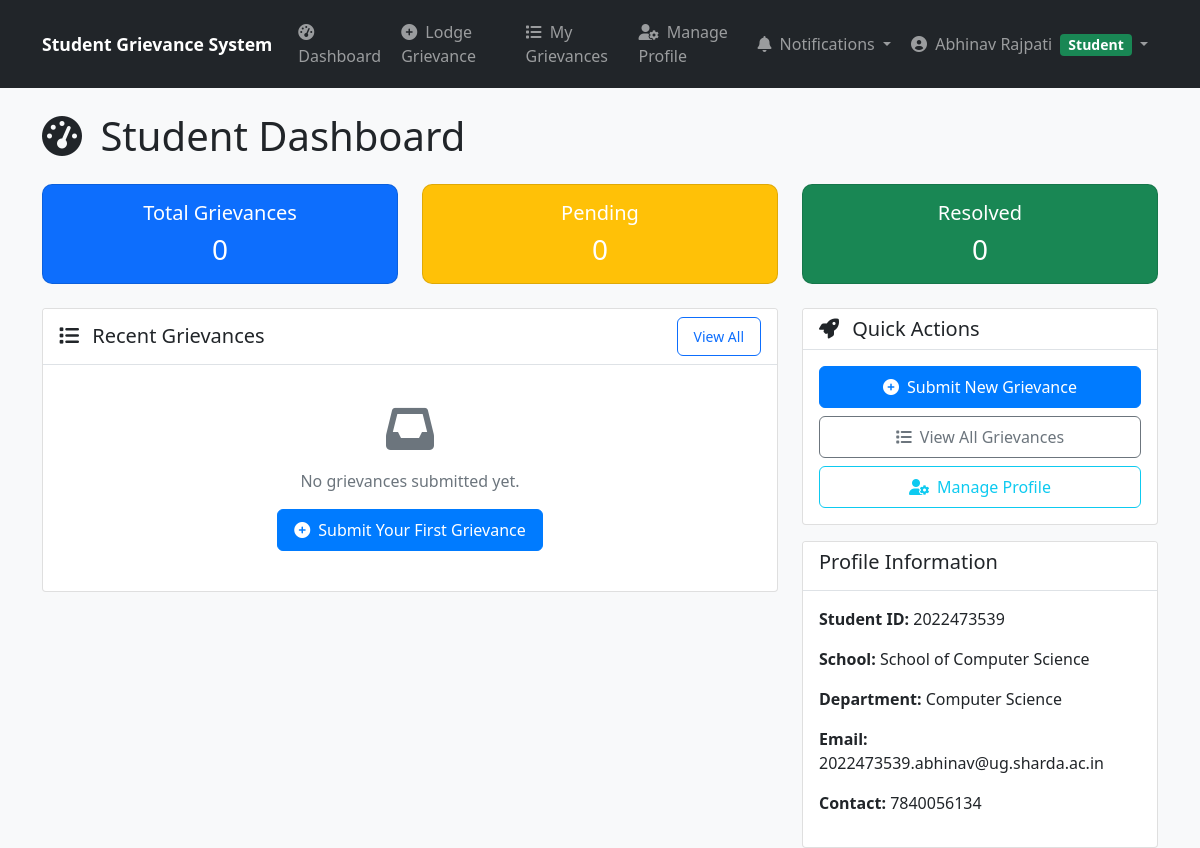
The page /api/students/ (signed in) on the database as committed earlier.
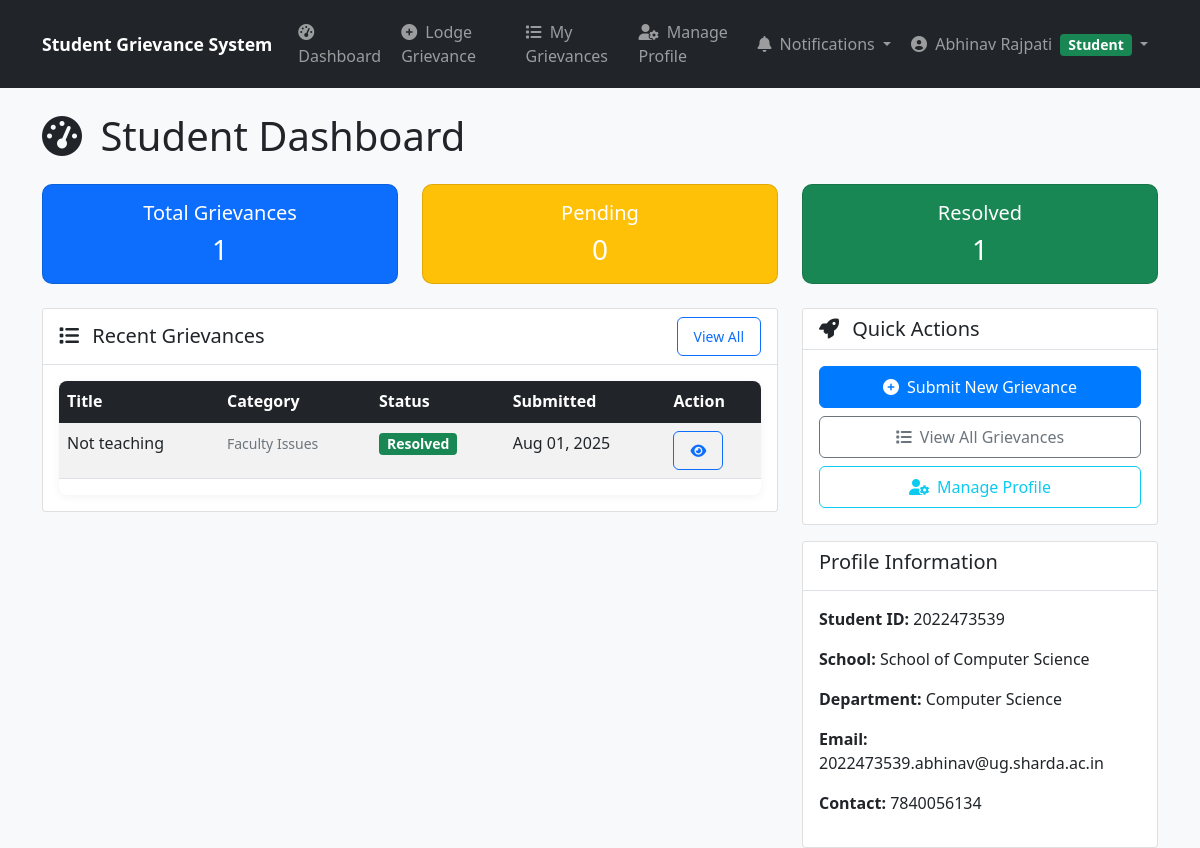
The same page on the database as committed later.
### apps/grievances/models.py (models this page shows, shortened)
class Grievance(models.Model):
    STATUS_CHOICES = [
        ('pending', 'Pending'),
        ('resolved', 'Resolved'),
        ('rejected', 'Rejected'),
    ]
    PRIORITY_CHOICES = [
        ('low', 'Low'),
        ('medium', 'Medium'),
        ('high', 'High'),
        ('urgent', 'Urgent'),
    ]
    id = models.UUIDField(primary_key=True, default=uuid.uuid4, editable=False)
    student = models.ForeignKey(StudentProfile, on_delete=models.CASCADE, related_name='grievances')
    title = models.CharField(max_length=200)
    description = models.TextField()
    category = models.ForeignKey(Category, on_delete=models.CASCADE, related_name='grievances')
    department = models.CharField(max_length=100, blank=True, null=True, help_text="Department related to grievance")
    status = models.CharField(max_length=20, choices=STATUS_CHOICES, default='pending')
    priority = models.CharField(max_length=20, choices=PRIORITY_CHOICES, default='medium')
    assigned_to = models.ForeignKey(AdminProfile, on_delete=models.SET_NULL, null=True, blank=True, related_name='assigned_grievances')
    is_anonymous = models.BooleanField(default=False)
    expected_resolution_date = models.DateTimeField(null=True, blank=True)
    actual_resolution_date = models.DateTimeField(null=True, blank=True)
    submitted_at = models.DateTimeField(auto_now_add=True)
    updated_at = models.DateTimeField(auto_now=True)
    class Meta:
        ordering = ['-submitted_at']
        indexes = [
            models.Index(fields=['status', 'submitted_at']),
            models.Index(fields=['student', 'status']),
            models.Index(fields=['assigned_to', 'status']),
        ]

class Category(models.Model):
    CATEGORY_TYPES = [
        ('academic', 'Academic'),
        ('non_academic', 'Non-Academic'),
    ]
    id = models.UUIDField(primary_key=True, default=uuid.uuid4, editable=False)
    name = models.CharField(max_length=100)
    description = models.TextField(blank=True, null=True)
    category_type = models.CharField(max_length=20, choices=CATEGORY_TYPES)
    default_admin = models.ForeignKey(AdminProfile, on_delete=models.SET_NULL, null=True, blank=True, related_name='default_categories')
    keywords = models.TextField(blank=True, null=True, help_text="Keywords for auto-assignment (comma-separated)")
    is_active = models.BooleanField(default=True)
    auto_assign_enabled = models.BooleanField(default=True, help_text="Enable automatic assignment for this category")
    created_at = models.DateTimeField(auto_now_add=True)
    updated_at = models.DateTimeField(auto_now=True)
    class Meta:
        verbose_name_plural = "Categories"
        ordering = ['category_type', 'name']

### apps/students/views.py (the view)
# urls.py: path('', views.student_dashboard_view, name='dashboard'),
@login_required
def student_dashboard_view(request):
    if not request.user.is_student:
        return redirect('admin_panel:dashboard')
    try:
        student_profile = request.user.student_profile
    except StudentProfile.DoesNotExist:
        messages.error(request, 'Student profile not found')
        return redirect('authentication:login')
    grievances = Grievance.objects.filter(student=student_profile).order_by('-submitted_at')
    context = {
        'student_profile': student_profile,
        'grievances': grievances[:5],  # Recent 5 grievances
        'total_grievances': grievances.count(),
        'pending_grievances': grievances.filter(status='pending').count(),
        'resolved_grievances': grievances.filter(status='resolved').count(),
    }
    return render(request, 'students/dashboard.html', context)

### apps/authentication/models.py (called while the page is built)
    def get_display_name(self):
        if hasattr(self, 'student_profile') and self.student_profile.name:
            return self.student_profile.name
        return self.email

    @property
    def is_student(self):
        return self.role == 'student'

    @property
    def is_admin(self):
        return self.role in ['admin', 'superadmin', 'officer']

    @property
    def is_superadmin(self):
        return self.role == 'superadmin'

### apps/students/context_processors.py (called while the page is built)
def student_notifications(request):
    if request.user.is_authenticated and request.user.is_student:
        notifications = get_student_notifications(request.user)
        return {
            'student_notifications': notifications,
            'notifications_count': len(notifications)
        }
    return {
        'student_notifications': [],
        'notifications_count': 0
    }

### templates/students/dashboard.html (shortened to what the changed rows need)
{% extends 'base.html' %}
{% load static %}
{% block content %}
<div class="row">
    <div class="col-12">
        <h1 class="mb-4">
            <i class="fas fa-tachometer-alt me-2 d-none d-sm-inline"></i>
            Student Dashboard
        </h1>
    </div>
</div>
<div class="row mb-4">
    <div class="col-md-4 col-sm-6">
        <div class="card bg-primary text-white dashboard-card">
            <div class="card-body text-center">
                <h5 class="card-title">Total Grievances</h5>
                <h3 class="mb-0">{{ total_grievances }}</h3>
            </div>
        </div>
    </div>
    <div class="col-md-4 col-sm-6">
        <div class="card bg-success text-white dashboard-card">
            <div class="card-body text-center">
                <h5 class="card-title">Resolved</h5>
                <h3 class="mb-0">{{ resolved_grievances }}</h3>
            </div>
        </div>
    </div>
</div>
<div class="row">
    <div class="col-lg-8 col-md-12">
        <div class="card">
            <div class="card-body">
                {% if grievances %}
                    <div class="table-responsive d-none d-md-block table-stack">
                        <table class="table table-striped table-hover">
                            <thead class="table-dark">
                                <tr>
                                    <th>Title</th>
                                    <th>Category</th>
                                    <th>Status</th>
                                    <th>Submitted</th>
                                    <th>Action</th>
                                </tr>
                            </thead>
                            <tbody>
                                {% for grievance in grievances %}
                                <tr>
                                    <td>{{ grievance.title|truncatechars:50 }}</td>
                                    <td>
                                        <small class="text-muted">{{ grievance.category.name }}</small>
                                    </td>
                                    <td>
                                        <span class="badge bg-{% if grievance.status == 'pending' %}warning{% elif grievance.status == 'resolved' %}success{% else %}info{% endif %}">
                                            {{ grievance.get_status_display }}
                                        </span>
                                    </td>
                                    <td>{{ grievance.submitted_at|date:"M d, Y" }}</td>
                                    <td>
                                        <a href="{% url 'students:grievance_detail' grievance.id %}" class="btn btn-sm btn-outline-primary">
                                            <i class="fas fa-eye"></i>
                                        </a>
                                    </td>
                                </tr>
                                {% endfor %}
                            </tbody>
                        </table>
                    </div>
                {% else %}
                    <div class="text-center py-4">
                        <i class="fas fa-inbox fa-3x text-muted mb-3"></i>
                        <p class="text-muted">No grievances submitted yet.</p>
                        <a href="{% url 'grievances_web:submit_grievance' %}" class="btn btn-primary">
                            <i class="fas fa-plus-circle me-2"></i>Submit Your First Grievance
                        </a>
                    </div>
                {% endif %}
            </div>
        </div>
    </div>
</div>
{% endblock %}

Rows that differ between the two databases and show on the page:
added Grievance: title "Not teaching", category.name "Faculty Issues", status "Resolved", submitted_at "Aug 01, 2025"
Other text that changed with them:
{{ total_grievances }}: "0" → "1"
{{ resolved_grievances }}: "0" → "1"
text no longer shown: "No grievances submitted yet. Submit Your First Grievance"
text now shown: "Title Category Status Submitted Action"
